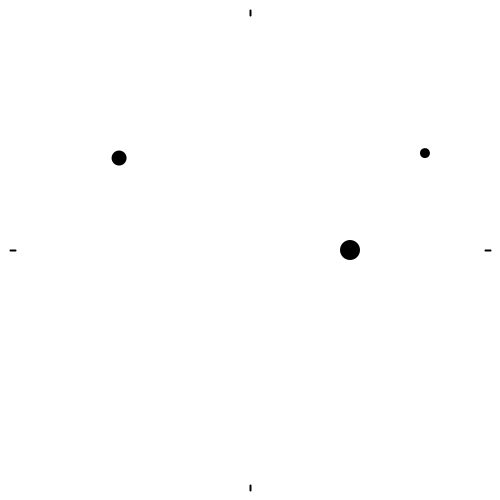
Frame 1 (no input)
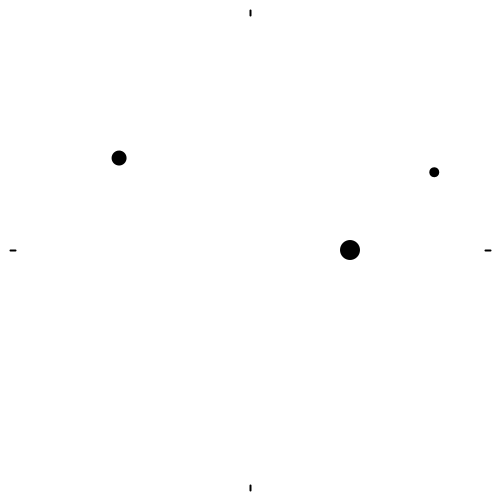
Frame 60 (the mouse pressed at the canvas centre just before this capture)
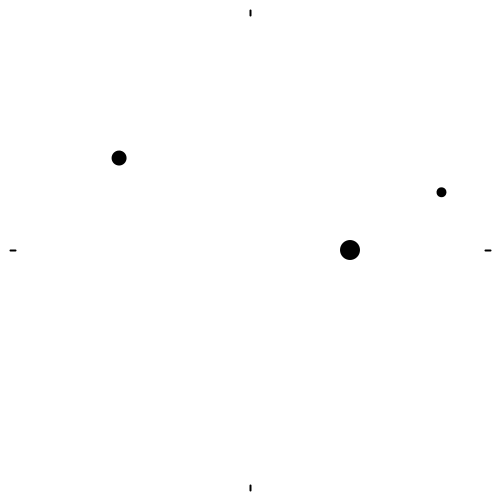
Frame 120 (the mouse held since frame 60 and released just before this capture)

The Processing sketch that drew these frames (run headless with seeded random() and noise(); from frame 60 on, the mouse is pressed at the canvas centre):

// Processing sketch: processing_61141
// ── processing_61141.pde

void setup(){  // definições do stage
  size(500,500); // tamanho da janela
  smooth(); // suaviza as formas


} 

void draw() {  // desenho das formas
  
  translate (width/2, height/2); // redefine os 0 das coordenadas, neste caso para o centro da janela
  background(255); // cor de fundo
  
  
  float s = second(); // atribui uma variavel para s que está associada aos segundos fornecidos pelo computador e assim sendo irá de 0 a 59
  float m = minute(); // atribui uma variavel para m que está associada aos minutos fornecidos pelo computador e assim sendo irá de 0 a 59 
  float h = hour(); // atribui uma variavel para h que está associada às horas fornecidos pelo computador e assim sendo irá de 0 a 12   
 
  int escala = 360; // define uma variavel para escala e indica qe o seu valor é 360
  s = map (s, 0, 59, 0, escala); //indica o alcance de s, que vai de 0 a 59 e de 0 a 360
  m = map (m, 0, 59, 0, escala); //indica o alcance de m, que vai de 0 a 59 e de 0 a 360
  h = map (h, 0, 12, 0, escala); //indica o alcance de h, que vai de 0 a 12 e de 0 a 360  


//  aqui vou criar uns ponteiros como um relogio convencional e associar uma elipse à extremidade do ponteiro, posteriormente coloco os ponteiros da cor do fundo para que se vejam só as elipses e assim conseguir o relogio minimalista que pretendo
  
  
  // S
  // vou criar estas variaveis de posições para poder associar o centro das elipses à posição do ponto da extremidade do ponteiro
  float pos1 = 0; // atribui uma variavel para uma posição que é igual a zero
  float pos2 = -200; //atribui uma variavel para uma posição  que é igual a menos duzentos
  float pos3; // atribui uma variavel para uma posição
  float pos4; // atribui uma variavel para uma posição
  
  pos3 = pos1; // indica que a pos3 vai coincidir com a posição de pos1
  pos4 = pos2; // indica que a pos4 vai coincidir com a posição de pos2
  strokeWeight(1); // indica a expessura da linha do ponteiro
  stroke(255); // indica a cor da linha do ponteiro 
  float angleSeconds = radians(s); //define uma variavel para angleSeconds e converte-a para radianos
  
pushMatrix(); //indica que vai ser imposto um novo sistema de coordenação
  rotate(angleSeconds); // indica a rotação
  line (0,0, pos1, pos2); // desenho da linha do ponteiro
  
  fill(0); // cor de preenchimento da elipse
  noStroke(); // indica que a elipse nao terá linha de contorno
  ellipse (pos3,pos4,10,10); // desenho da elipse
popMatrix();//indica que vai voltar ao sistema de coordenação anterior

 // M
  // vou criar estas variaveis de posições para poder associar o centro das elipses à posição do ponto da extremidade do ponteiro
  float pos5 = 0; // atribui uma variavel para uma posição que é igual a zero
  float pos6 = -160; // atribui uma variavel para uma posiçao que é igual a menos cento e sessenta
  float pos7;  // atribui uma variavel para uma posição
  float pos8; // atribui uma variavel para uma posição
 
  pos7 = pos5; // indica que a pos7 vai coincidir com a posição de pos5
  pos8 = pos6; // indica que a pos8 vai coincidir com a posição de pos6
  
  strokeWeight(2); // indica a expessura da linha do ponteiro
  stroke(255); //indica a cor da linha do ponteiro
  float angleMinuts = radians(m); //define uma variavel para angleMinuts e converte-a para radianos
  
pushMatrix(); //indica que vai ser imposto um novo sistema de coordenação
  rotate(angleMinuts); //indica a rotação
  line (0,0, pos5, pos6); // desenho da linha do ponteiro
  fill (0); // cor da linha do ponteiro
  noStroke (); // indica que a elipse nao terá linha de contorno
  ellipse (pos7, pos8, 15,15); // desenho da elipse
popMatrix (); //indica que vai voltar ao sistema de coordenação anterior


  // horas
  // vou criar estas variaveis de posições para poder associar o centro das elipses à posição do ponto da extremidade do ponteiro
  float pos9 = 0; // atribui uma variavel para uma posição que é igual a zero
  float pos10 = -100; // atribui uma variavel para uma posiçao que é igual a menos cem
  float pos11; // atribui uma variavel para uma posição
  float pos12; // atribui uma variavel para uma posição
  
  pos11 = pos9; // indica que a pos11 vai coincidir com a posição de pos9
  pos12 = pos10; // indica que a pos12 vai coincidir com a posição de pos10
  
  strokeWeight(2); // indica a expessura da linha do ponteiro
  stroke(255); // indica a cor da linha do ponteiro
  float angleHours = radians(h); // define uma variavel para angleHours e converte-a para radianos
  
pushMatrix(); //indica que vai ser imposto um novo sistema de coordenação
  rotate(angleHours);
  line (0,0, pos9, pos10); // desenho da linha do ponteiro
  fill(0); // cor de preenchimento da elipse
  noStroke(); // indica que a elipse nao terá linha de contorno
  ellipse (pos11,pos12,20,20); // desenho da elipse
popMatrix(); // indica que vai voltar ao sistema de coordenação anterior


// Aqui vou desenhar pequenos traços na posição das 12, 3, 6 e 9 horas para que facilite a leitura das horas
stroke(0); // indica a cor do traço
strokeWeight(2); // indica a expessura do traço
line (0,-240,0,-235); // desenho do traço

stroke(0); // indica a cor do traço
strokeWeight(2); // indica a expessura do traço
line (0,240,0,235); // desenho do traço

stroke(0); // indica a cor do traço
strokeWeight(2); // indica a expessura do traço
line (-240,0,-235,0); // desenho do traço

stroke(0); // indica a cor do traço
strokeWeight(2); // indica a expessura do traço
line (240,0,235,0); // desenho do traço

}
